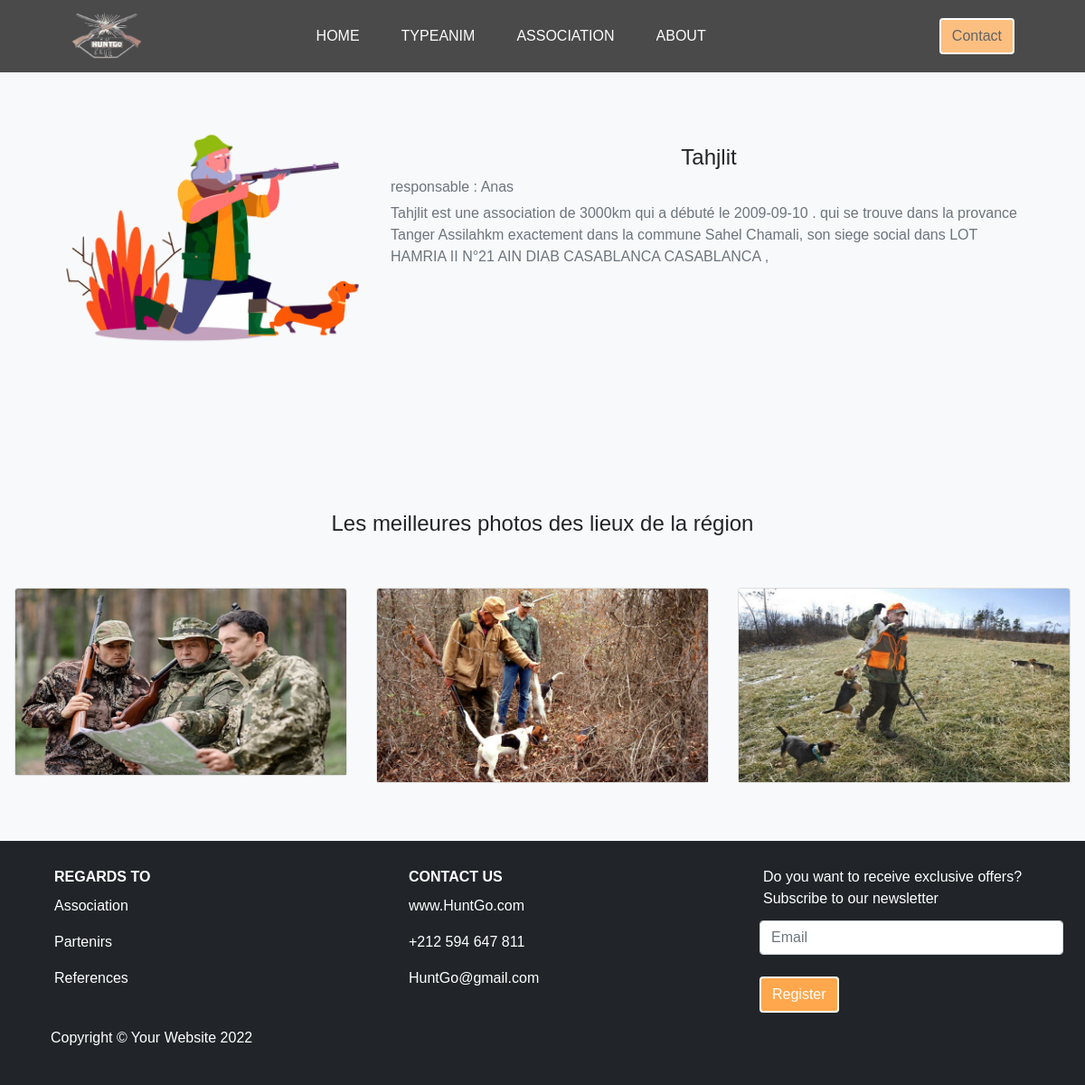
The page /PFE_Projet_code/pages/deAss.php?idAssoc=1 on the database its author committed.
### tables this page shows
CREATE TABLE `association` (
  `idAssoc` int(11) NOT NULL,
  `idCom` int(11) NOT NULL,
  `idZone` int(11) NOT NULL,
  `nom` char(25) DEFAULT NULL,
  `adress` char(100) DEFAULT NULL,
  `responsable` char(25) DEFAULT NULL,
  `description` char(250) DEFAULT NULL,
  `dateDDe` date DEFAULT NULL,
  `imgAssoc` char(100) DEFAULT NULL
);

CREATE TABLE `zonechasse` (
  `idZone` int(11) NOT NULL,
  `adressZone` char(100) DEFAULT NULL,
  `superficie` int(11) DEFAULT NULL
);

CREATE TABLE `province` (
  `idProv` int(11) NOT NULL,
  `nomProv` char(25) DEFAULT NULL
);

CREATE TABLE `commune` (
  `idCom` int(11) NOT NULL,
  `idProv` int(11) NOT NULL,
  `nomCom` char(25) DEFAULT NULL
);

CREATE TABLE `mediazone` (
  `idMd` int(11) NOT NULL,
  `idZone` int(11) NOT NULL,
  `mediaType` char(25) DEFAULT NULL,
  `url` char(100) DEFAULT NULL
);

### PFE_Projet_code/pages/deAss.php (the view, shortened to what this page needs)
<?php
include '../inc/conn.php';
?>
<!DOCTYPE html>
<html lang="en">
<?php
include '../component/Nav.php';
?>
<?php
$id = $_GET['idAssoc'];
$sql = "SELECT nomProv ,C.nomCom,A.adress,A.imgAssoc, A.dateDDe,A.nom,A.responsable,Z.adressZone,Z.superficie,M.url FROM `province`  P
  INNER JOIN commune C
  ON p.idProv= C.idProv
  INNER JOIN association A
  ON C.idCom = A.idCom
  INNER JOIN zonechasse Z
  ON A.idZone=z.idZone
  INNER JOIN mediazone M
  ON z.idZone = M.idZone
  where idAssoc='$id'";
$result = mysqli_query($connect, $sql);
?>
<form action="" class="py-5 bg-light" method="POST" enctype=" multipart/form-data">
  <section class="bg-light py-5" id="prO">
    <div class="container-fluid px-lg-5 py-5">
      <?php
      $us = mysqli_fetch_assoc($result)
      ?>
      <div class="row gx-0 mb-4 mb-lg-5 justify-content-center">
        <div class="col-xl-4 col-lg-5 col-md-10 col-sm-9 col-12"><img class="img-fluid rounded-3" src="<?php echo $us['imgAssoc']; ?>" alt="...">
        </div>
        <div class="col-xl-8 col-lg-7 col-md-10 col-sm-10 mt-3">
          <div class="featured-text text-center text-lg-left mx-3">
            <h4 class="fs-4"><?php echo $us['nom']; ?></h4>
            <h6 class="text-start text-secondary">responsable : <?php echo $us['responsable']; ?></h6>
            <p class="text-secondary text-start "><?php echo $us['nom']; ?> est une association de <?php echo $us['superficie']; ?>km qui a débuté le <?php echo $us['dateDDe']; ?> . qui se trouve dans la provance <?php echo $us['nomProv']; ?>km exactement dans la commune <?php echo $us['nomCom']; ?>, son siege social dans <span class="Size"> <?php echo $us['adress']; ?> </span>,
            </p>
          </div>
        </div>
      </div>
    </div>
  </section>
  <h4 class="fs-4 text-center pb-5">Les meilleures photos des lieux de la région</h4>
  <div class="carousel slide" data-bs-ride="carousel">
    <div class="carousel-inner">
      <div class="carousel-item active">
        <div class="col-md-4" style="float:left">
          <div class="card mb-3 mx-3">
            <img class="card-img-top " src="../img/Slide2.jpg" alt="Card image cap">
          </div>
        </div>
        <div class="col-md-4" style="float:left">
          <div class="card mb-3 mx-3"><img class="card-img-top" src=" <?php echo $us['url']; ?>" alt="Card image cap"></div>
        </div>
        <div class="col-md-4" style="float:left">
          <div class="card mb-3 mx-3"><img class="card-img-top" src="../img/Slide3.jpg" alt="Card image cap"></div>
        </div>
      </div>
    </div>
  </div>
</form>
<?php
include '../component/Footer.php';
?>
</body>
</html>

### PFE_Projet_code/style/styl.css (style rules this page uses)
* { box-sizing: border-box; margin: 0; padding: 0; }
body { font-style:normal; font-family:sans-serif; }
.Size { font-size: 1rem; }

### rows shown on the page
association: imgAssoc (picture), nom "Tahjlit", responsable "Anas", dateDDe "2009-09-10", adress "LOT HAMRIA II N°21 AIN DIAB CASABLANCA CASABLANCA"
zonechasse: superficie "3000"
province: nomProv "Tanger Assilah"
commune: nomCom "Sahel Chamali"
mediazone: url (picture)
